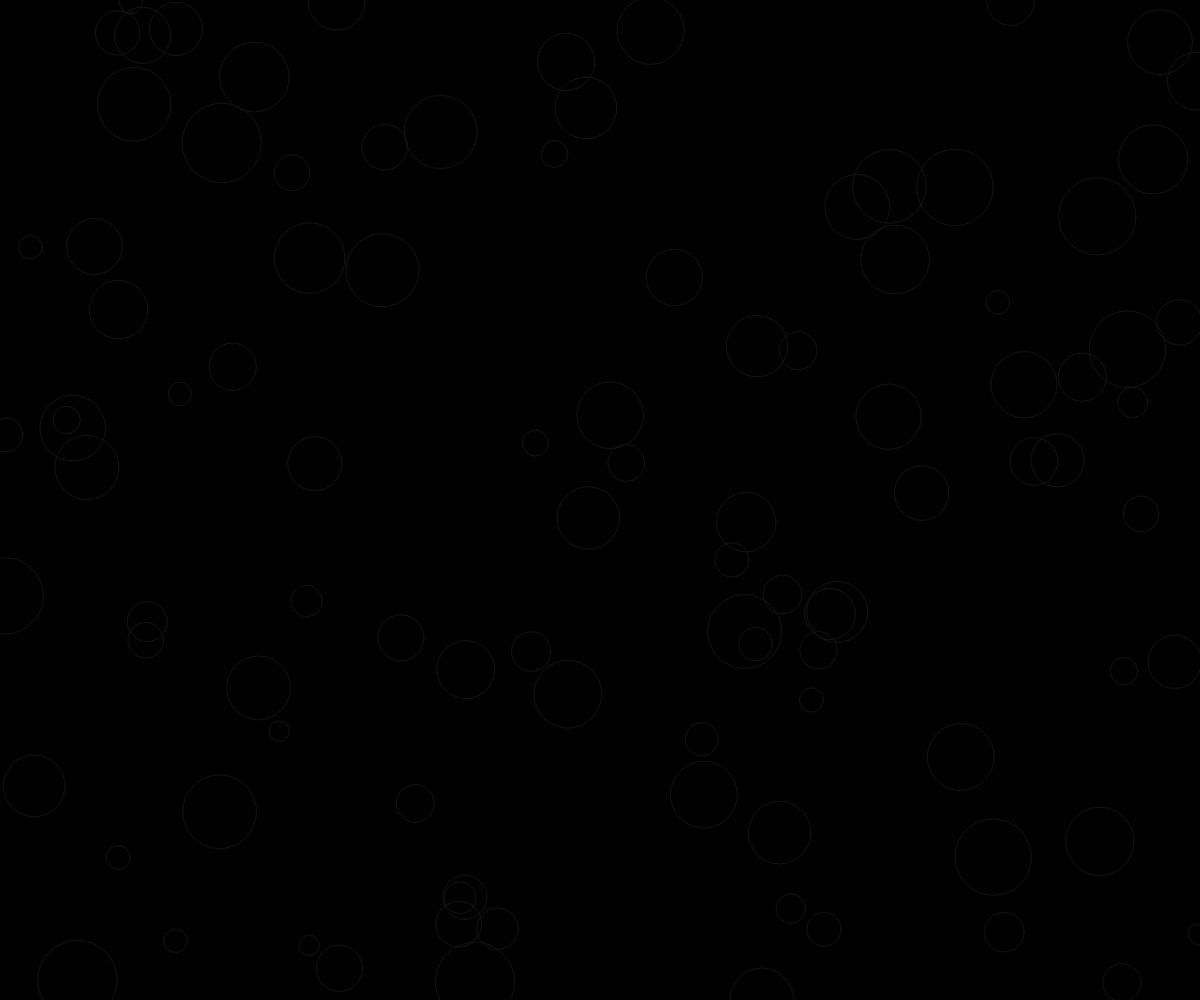
Frame 1 (no input)
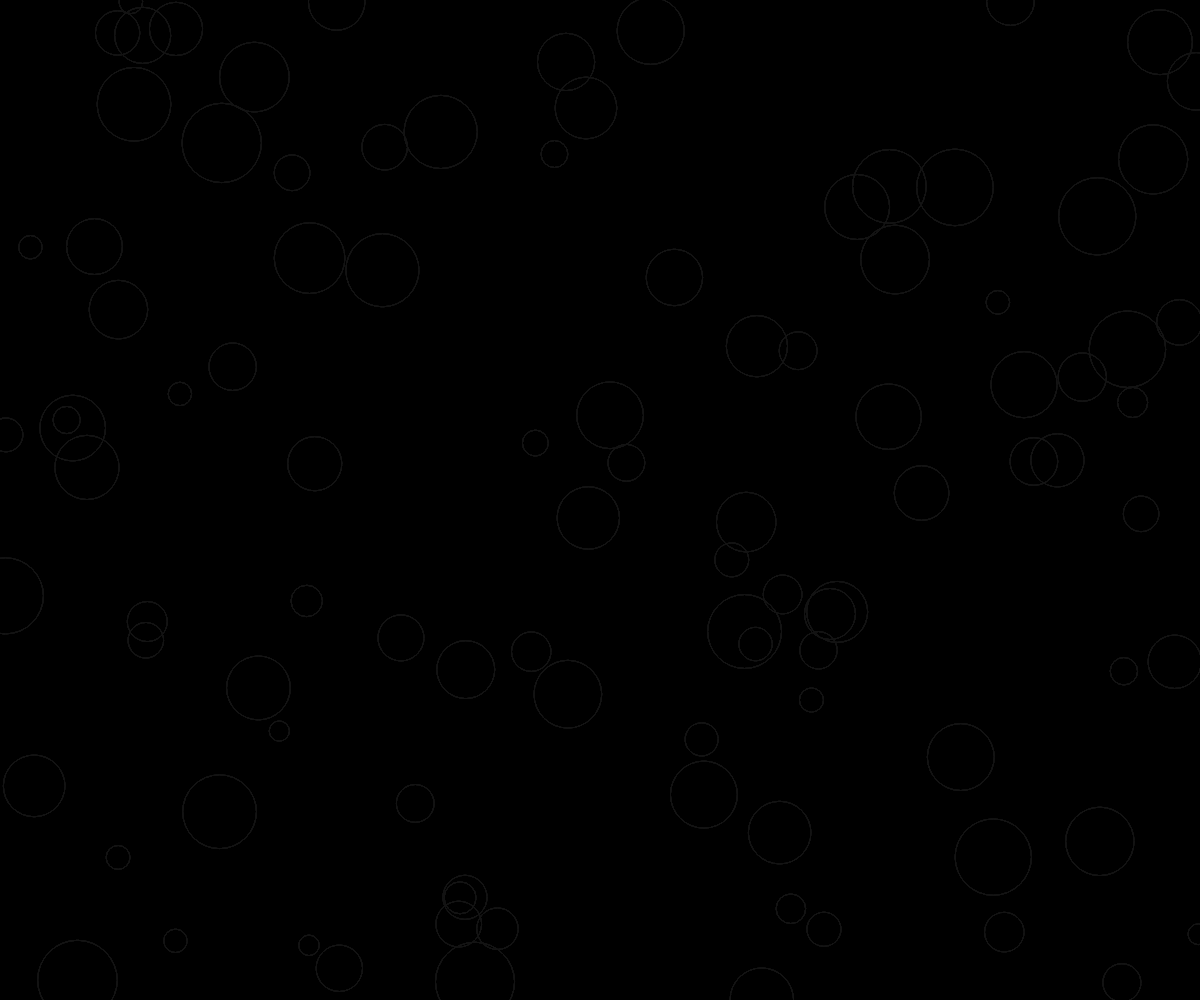
Frame 60 (no input)
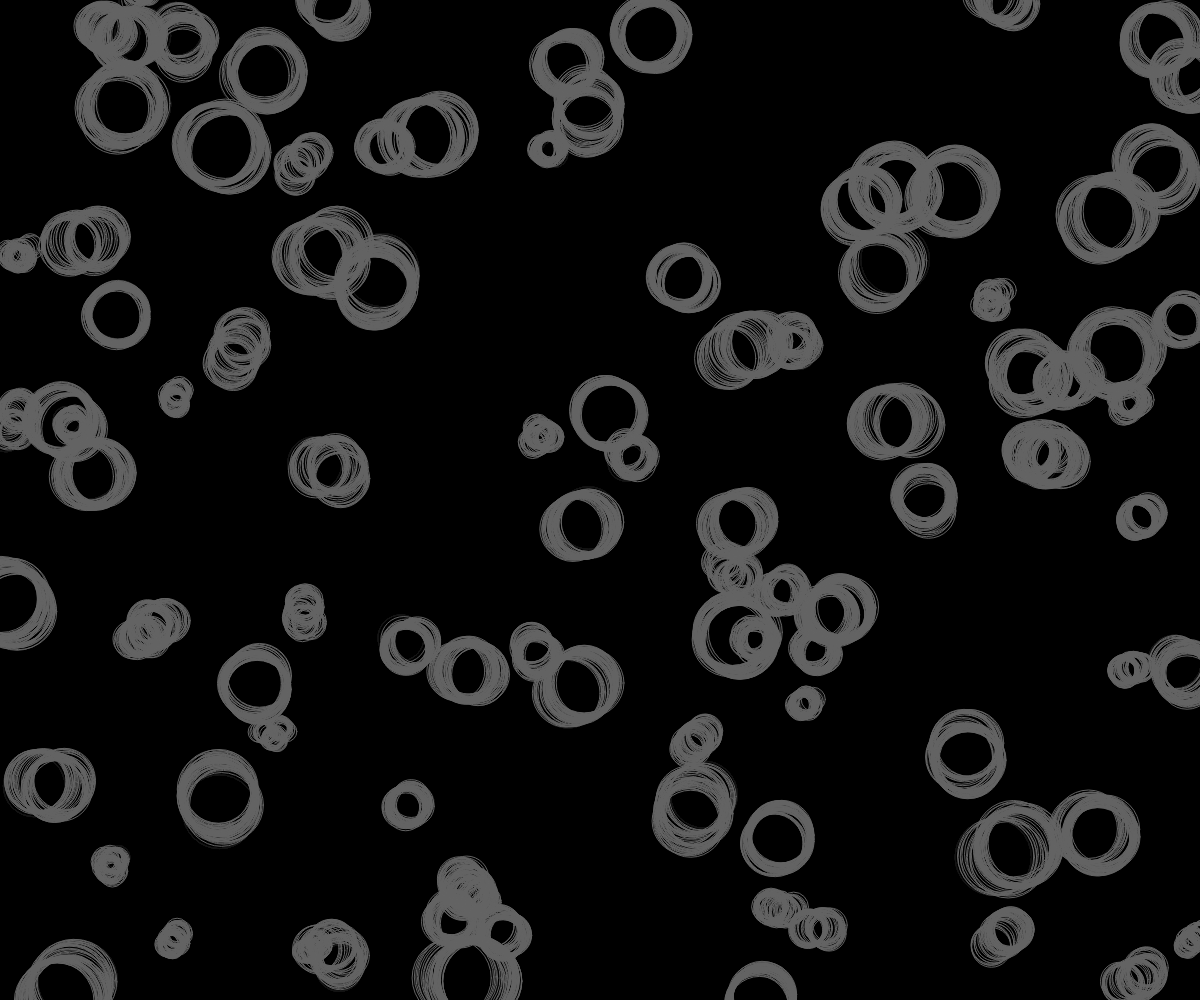
Frame 120 (the mouse pressed at the canvas centre since frame 60)

The p5.js sketch that drew these frames (run headless with seeded random() and noise() and a simulated clock; from frame 60 on, the mouse is pressed at the canvas centre):

// p5.js sketch
// ── sketch.js
/* global alpha blue brightness color green hue lerpColor lightness red saturation p5.Color background clear colorMode fill noFill noStroke stroke arc ellipse circle line point quad rect square triangle ellipseMode noSmooth rectMode smooth strokeCap strokeJoin strokeWeight bezier bezierDetail bezierPoint bezierTangent curve curveDetail curveTightness curvePoint curveTangent beginContour beginShape bezierVertex curveVertex endContour endShape quadraticVertex vertex plane box sphere cylinder cone ellipsoid torus p5.Geometry loadModel model HALF_PI PI QUARTER_PI TAU TWO_PI DEGREES RADIANS print frameCount deltaTime focused cursor frameRate noCursor displayWidth displayHeight windowWidth windowHeight windowResized width height fullscreen pixelDensity displayDensity getURL getURLPath getURLParams preload setup draw remove disableFriendlyErrors noLoop loop push pop redraw p5.Element select selectAll removeElements changed input createDiv createP createSpan createImg createA createSlider createButton createCheckbox createSelect createRadio createColorPicker createInput createFileInput createVideo createAudio VIDEO AUDIO createCapture createElement p5.MediaElement p5.Graphics createCanvas resizeCanvas noCanvas createGraphics blendMode setAttributes applyMatrix resetMatrix rotate rotateX rotateY rotateZ scale shearX shearY translate storeItem getItem clearStorage removeItem createStringDict createNumberDict p5.TypedDict p5.NumberDict append arrayCopy concat reverse shorten shuffle sort splice subset float int str boolean byte char unchar hex unhex join match matchAll nf nfc nfp nfs split splitTokens trim deviceOrientation accelerationX accelerationY accelerationZ pAccelerationX pAccelerationY pAccelerationZ rotationX rotationY rotationZ pRotationX pRotationY pRotationZ turnAxis setMoveThreshold setShakeThreshold deviceMoved deviceTurned deviceShaken keyIsPressed key keyCode keyPressed keyReleased keyTyped keyIsDown movedX movedY mouseX mouseY pmouseX pmouseY winMouseX winMouseY pwinMouseX pwinMouseY mouseButton mouseIsPressed mouseMoved mouseDragged mousePressed mouseReleased mouseClicked doubleClicked mouseWheel requestPointerLock exitPointerLock touches touchStarted touchMoved touchEnded createImage saveCanvas saveFrames p5.Image loadImage image tint noTint imageMode pixels blend copy filter get loadPixels set updatePixels loadJSON loadStrings loadTable loadXML loadBytes httpGet httpPost httpDo p5.XML createWriter p5.PrintWriter save saveJSON saveStrings saveTable p5.Table p5.TableRow day hour minute millis month second year createVector p5.Vector abs ceil constrain dist exp floor lerp log mag map max min norm pow round sq sqrt noise noiseDetail noiseSeed randomSeed random randomGaussian acos asin atan atan2 cos sin tan degrees radians angleMode textAlign textLeading textSize textStyle textWidth textAscent textDescent loadFont text textFont p5.Font orbitControl debugMode noDebugMode ambientLight directionalLight pointLight lights lightFalloff loadShader createShader shader resetShader normalMaterial texture textureMode textureWrap ambientMaterial emissiveMaterial specularMaterial shininess p5.Shader camera perspective ortho createCamera p5.Camera setCamera */

const balls = []
let noLoop = false

function setup () {
  createCanvas(window.innerWidth, window.innerHeight)
  background(0)
  // startLines()
  for (let i = 0; i < 100; i++) {
    balls.push(new Jitter())
  }
}

function draw () {
  for (let i = 0; i < balls.length; i++) {
    frameRate(60)
    balls[i].move()
    balls[i].display()
  }
}

class Jitter {
  constructor () {
    this.x = random(width)
    this.y = random(height)
    this.diameter = random(20, 80)
    this.speed = 1
  }

  move () {
    this.x += random(-this.speed, this.speed) * mouseX / 200
    this.y += random(-this.speed, this.speed) * mouseY / 200
  }

  display () {
    const greyscale1 = map(mouseX, 0, windowWidth, 20, 180)
    colorMode(RGB, 255)
    const c = color(greyscale1)
    strokeWeight(1)
    stroke(c)
    noFill()
    ellipse(this.x, this.y, this.diameter, this.diameter)
  }
}
